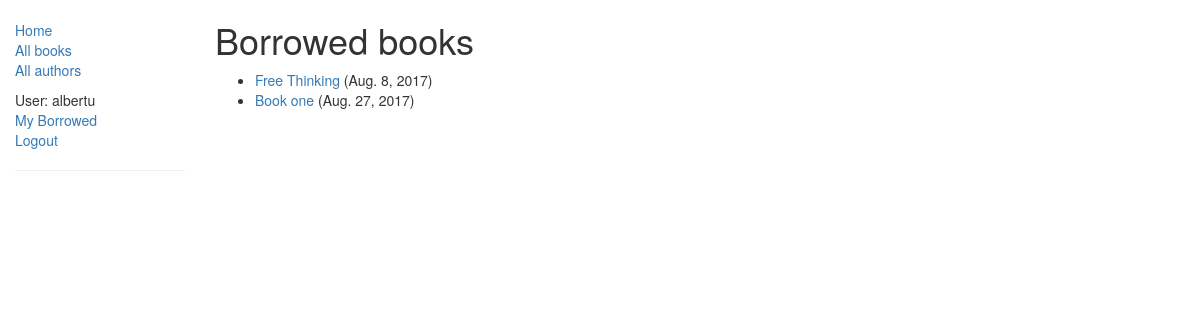
/catalog/mybooks/ (signed in), run on the app's committed database.
### catalog/models.py (models this page shows, shortened)
class BookInstance(models.Model):
    id = models.UUIDField(primary_key=True, default=uuid.uuid4,
                          help_text="Unique ID for this particular book across whole library")
    book = models.ForeignKey('Book', on_delete=models.SET_NULL, null=True)
    imprint = models.CharField(max_length=200)
    due_back = models.DateField(null=True, blank=True)
    borrower = models.ForeignKey(User, on_delete=models.SET_NULL, null=True, blank=True)
    LOAN_STATUS = (
        ('m', 'Maintenance'),
        ('o', 'On loan'),
        ('a', 'Available'),
        ('r', 'Reserved'),
    )
    status = models.CharField(max_length=1, choices=LOAN_STATUS, blank=True, default='d', help_text='Book availability')
    class Meta:
        ordering = ["due_back"]
        permissions = (("can_mark_returned", "Set book as returned"),)
    def show_status(self):
        """
        Creates a string for the Bookinstance Status. This is required to display Status in Admin.
        """
        return ', '.join(self.status)
    show_status.short_description = 'Status'
    def display_due_date(self):
        """
        Creates a string for due date of the Loaned book . This is required to display Due Date in Admin.
        """
        return self.due_back
    display_due_date.short_description = 'Due Date'
    @property
    def is_overdue(self):
        if self.due_back and date.today() > self.due_back:
            return True
        return False

class Book(models.Model):
    title = models.CharField(max_length=200)
    author = models.ForeignKey('Author', on_delete=models.SET_NULL, null=True)
    summary = models.TextField(max_length=1000, help_text="Enter a brief description of the book")
    isbn = models.CharField('ISBN', max_length=13,
                            help_text='13 Character <a href="https://www.isbn-international.org/content/what-isbn">ISBN number</a>')
    genre = models.ManyToManyField(Genre, help_text="Select a genre for this book")
    language = models.ManyToManyField(Language, help_text="Select a language for this book")
    def display_genre(self):
        """
        Creates a string for the Genre. This is required to display genre in Admin.
        """
        return ', '.join([genre.name for genre in self.genre.all()[:3]])
    display_genre.short_description = 'Genre'
    def display_language(self):
        """
        Creates a string for the Language. This is required to display Language in Admin.
        """
        return ', '.join([language.name for language in self.language.all()[:3]])
    display_language.short_description = 'Language'
    class Meta:
        ordering = ['title']

### catalog/views.py (the view)
class LoanedBooksByUserListView(LoginRequiredMixin, generic.ListView):
    model = BookInstance
    template_name = 'catalog/bookinstance_list_borrowed_user.html'
    paginate_by = 10
    def get_queryset(self):
        return BookInstance.objects.filter(borrower=self.request.user).filter(status__exact='o').order_by('due_back')

### catalog/templates/catalog/bookinstance_list_borrowed_user.html
{% extends "base_generic.html" %}
{% block content %}
    <h1>Borrowed books</h1>
    {% if bookinstance_list %}
    <ul>
      {% for bookinst in bookinstance_list %}
      <li class="{% if bookinst.is_overdue %}text-danger{% endif %}">
        <a href="{% url 'book-detail' bookinst.book.pk %}">{{bookinst.book.title}}</a> ({{ bookinst.due_back }})
      </li>
      {% endfor %}
    </ul>
    {% else %}
      <p>There are no books borrowed.</p>
    {% endif %}
{% endblock %}

### catalog/templates/base_generic.html (shortened to what this page needs)
<!DOCTYPE html>
<html lang="en">
<head>
  {% load static %}
  <link rel="stylesheet" href="{% static 'css/style.css' %}" />
  <link rel="stylesheet" href="https://maxcdn.bootstrapcdn.com/bootstrap/3.3.7/css/bootstrap.min.css" />
</head>
<body>
  <div class="container-fluid">
    <div class="row">
      <div class="col-sm-2">
      {% block sidebar %}
      <ul class="sidebar-nav">
          <li><a href="{% url 'index' %}">Home</a></li>
          <li><a href="{% url 'books' %}">All books</a></li>
          <li><a href="{% url 'authors' %}">All authors</a></li>
          {% if user.is_authenticated %}
             <li>User: {{ user.get_username }}</li>
             <li><a href="{% url 'my-borrowed' %}">My Borrowed</a></li>
             <li><a href="{% url 'logout'%}?next={{request.path}}">Logout</a></li>
           {% else %}
             <li><a href="{% url 'login'%}?next={{request.path}}">Login</a></li>
          {% endif %}
          <hr />
      </ul>
     {% endblock %}
      </div>
      <div class="col-sm-10 ">
      {% block content %}{% endblock %}
      </div>
    </div>
  </div>
</body>
</html>

### catalog/static/css/style.css (style rules this page uses)
.sidebar-nav { margin-top: 20px; padding: 0; list-style: none; }

### data on the page
BookInstance: book "Free Thinking", due_back "Aug. 8, 2017"
BookInstance: book "Book one", due_back "Aug. 27, 2017"

### other printed values
{{ user.get_username }} "albertu"
